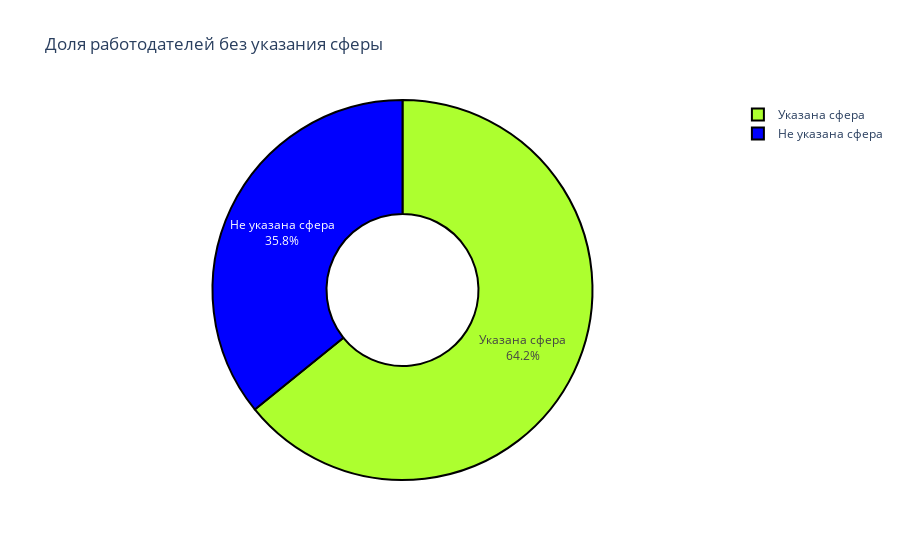

Notebook code for this chart:
### Code cell
#выводим число работодателей без указания сферы деятельности и 
#визуализируем долю в общей массе
print(f'У {emp_null_industries} работодателей не указана сфера деятельности')
fig = px.pie(values=[emp_null_industries, (employers - emp_null_industries)], names=['Не указана сфера', 'Указана сфера'], title='Доля работодателей без указания сферы', 
            color=['Не указана сфера', 'Указана сфера'],
            color_discrete_map={'Не указана сфера': 'blue', 'Указана сфера': 'GreenYellow'})
fig.update_traces(textinfo='percent+label')
fig.update_traces(marker=dict(line=dict(color='#000000', width=2)))
fig.update_traces(hole=0.4)
fig.show()

### Figure 1 — Plotly figure (JSON) as saved in the notebook; plotly's stock layout.template omitted (floating-point values rounded to 4 significant figures)
{"data": [{"customdata": [["Не указана сфера"], ["Указана сфера"]], "domain": {"x": [0, 1], "y": [0, 1]}, "hole": 0.4, "hovertemplate": "label=%{label}<br>value=%{value}<br>color=%{customdata[0]}<extra></extra>", "labels": ["Не указана сфера", "Указана сфера"], "legendgroup": "", "marker": {"colors": ["blue", "GreenYellow"], "line": {"color": "#000000", "width": 2}}, "name": "", "showlegend": true, "textinfo": "percent+label", "type": "pie", "values": [8419, 15082]}], "layout": {"autosize": true, "legend": {"tracegroupgap": 0}, "title": {"text": "Доля работодателей без указания сферы"}}}
